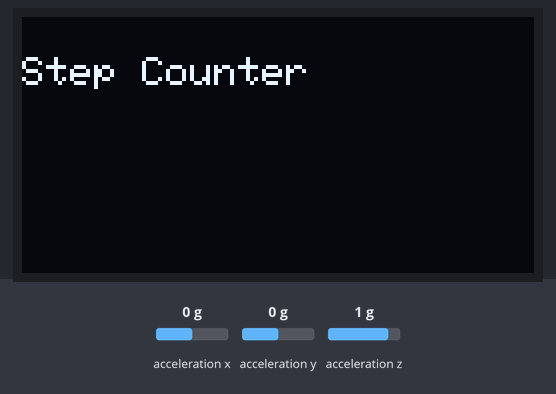
Recording of a sketch running on a simulated Arduino Nano 33 BLE. Parts: 128×64 one-colour display. The test bench sets the inputs (shaded band); at power-on: acceleration x 0 g, acceleration z 1 g, acceleration y 0 g. The display library's start-up logo is not drawn; what the sketch prints to the serial monitor is not drawn.

Above: at 3.2 s.
3.3 s: acceleration x set to -1.4 g
At 5.7 s:
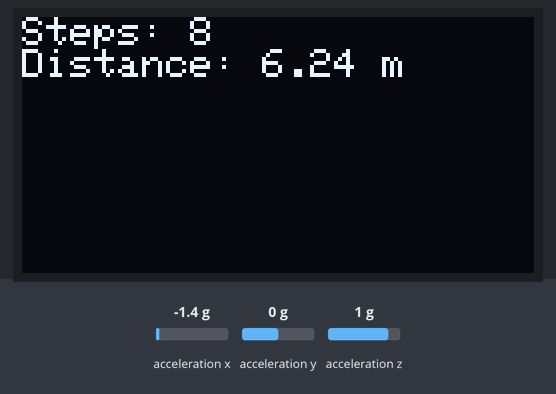
5.8 s: acceleration z set to 0 g
7.3 s: acceleration y set to -1.4 g
At 7.48 s:
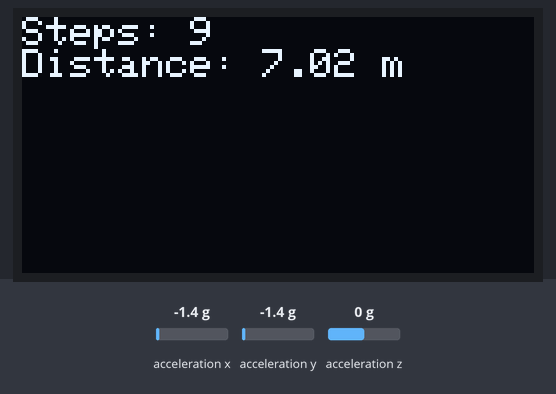
Timing chart, 0 to 10.3 s (numbered marks = the images above; inputs shaded):
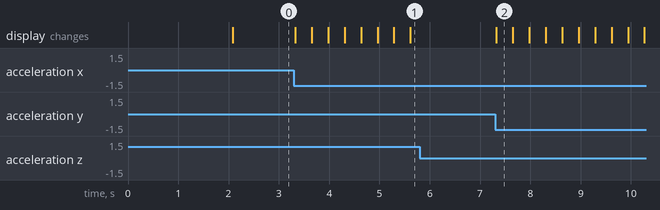

The sketch:

heart.ino
```cpp
#include "Arduino_BMI270_BMM150.h"
#include <Adafruit_GFX.h>
#include <Adafruit_SSD1306.h>

#define SCREEN_WIDTH 128 // OLED display width, in pixels
#define SCREEN_HEIGHT 64 // OLED display height, in pixels
#define OLED_RESET     -1 // Reset pin # (or -1 if sharing Arduino reset pin)
Adafruit_SSD1306 display(SCREEN_WIDTH, SCREEN_HEIGHT, &Wire, OLED_RESET);

#define STEP_THRESHOLD 1.5  // Threshold for step detection (tweak as needed)

int stepCount = 0;
float totalDistance = 0.0;  // in meters
float strideLength = 0.78;  // average stride length in meters (tweak as needed)

void setup() {
  Serial.begin(9600);
  while (!Serial);
  Serial.println("Started");

  if (!IMU.begin()) {
    Serial.println("Failed to initialize IMU!");
    while (1);
  }

  if (!display.begin(SSD1306_SWITCHCAPVCC, 0x3C)) { // Address 0x3C for 128x64
    Serial.println(F("SSD1306 allocation failed"));
    for (;;);
  }

  display.display();
  delay(2000); // Pause for 2 seconds

  display.clearDisplay();
  display.setTextSize(1);
  display.setTextColor(SSD1306_WHITE);
  display.setCursor(0, 10);
  display.println("Step Counter");
  display.display();

  Serial.print("Accelerometer sample rate = ");
  Serial.print(IMU.accelerationSampleRate());
  Serial.println(" Hz");
  Serial.println();
  Serial.println("Acceleration in G's");
  Serial.println("X\tY\tZ");
}

void loop() {
  float x, y, z;

  if (IMU.accelerationAvailable()) {
    IMU.readAcceleration(x, y, z);

    Serial.print(x);
    Serial.print('\t');
    Serial.print(y);
    Serial.print('\t');
    Serial.println(z);

    // Basic step detection
    if (sqrt(x * x + y * y + z * z) > STEP_THRESHOLD) {
      stepCount++;
      totalDistance = stepCount * strideLength;

      display.clearDisplay();
      display.setCursor(0, 0);
      display.print("Steps: ");
      display.println(stepCount);
      display.print("Distance: ");
      display.print(totalDistance);
      display.println(" m");
      display.display();

      delay(300);  // Simple debounce delay
    }
  }
}
```

License.ino
```cpp
// (licence header left out)

```

Measured:
- after the input at 3.3 s, the display: first changes at once (image 1 shows a later state)
- after the input at 5.8 s, every drawn part: stays the same
- after the input at 7.3 s, the display: changes at once (image 2)
